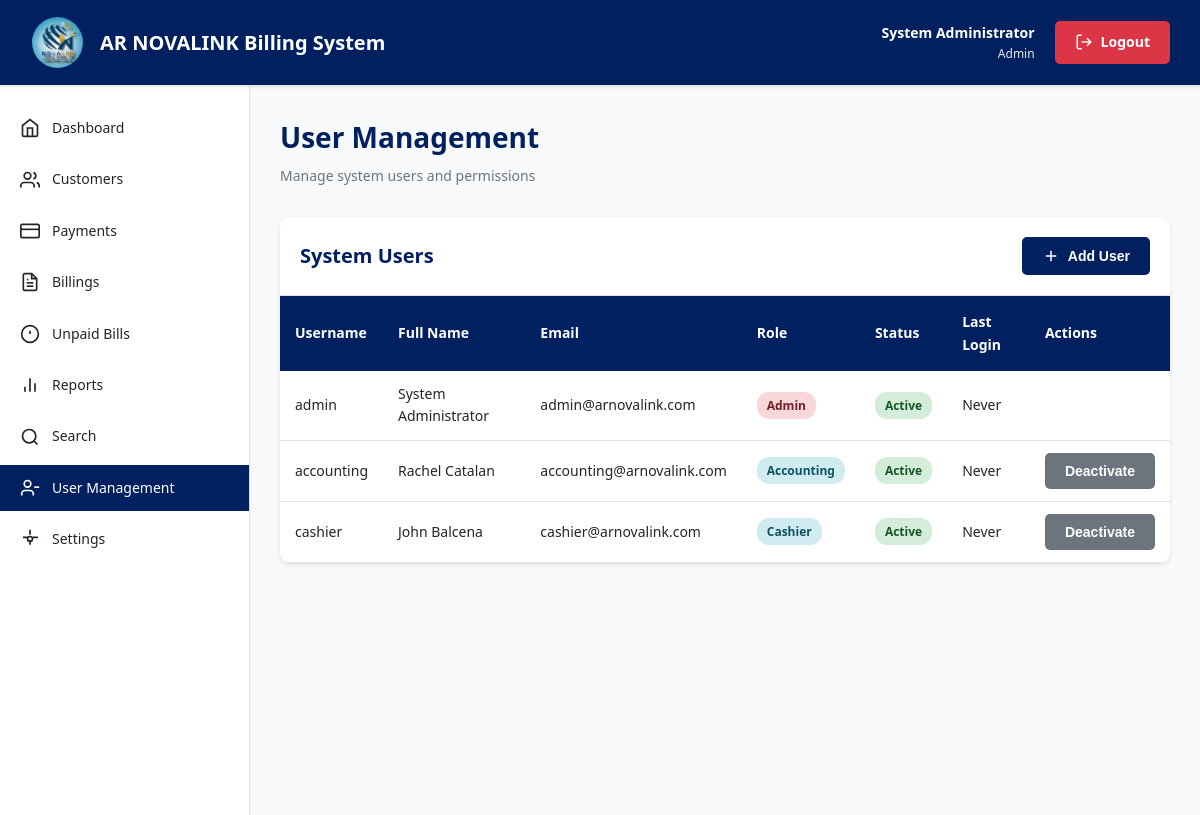
/users.php (signed in), run on the app's committed database.
### tables this page shows
CREATE TABLE users (
    user_id INT PRIMARY KEY AUTO_INCREMENT,
    username VARCHAR(50) UNIQUE NOT NULL,
    password VARCHAR(255) NOT NULL,
    full_name VARCHAR(100) NOT NULL,
    email VARCHAR(100),
    role ENUM('admin', 'accounting', 'cashier') NOT NULL,
    status ENUM('active', 'inactive') DEFAULT 'active',
    created_at TIMESTAMP DEFAULT CURRENT_TIMESTAMP,
    last_login TIMESTAMP NULL,
    INDEX idx_username (username),
    INDEX idx_role (role)
);

### users.php (the view, shortened to what this page needs)
<?php
$conn = getDBConnection();
$users = $conn->query("SELECT * FROM users ORDER BY created_at DESC");
?>
<!DOCTYPE html>
<html lang="en">
<head>
    <link rel="stylesheet" href="css/style.css">
</head>
<body>
    <?php include 'includes/header.php'; ?>
    <div class="container">
        <?php include 'includes/sidebar.php'; ?>
        <main class="main-content">
            <div class="page-header">
                <h1>User Management</h1>
                <p>Manage system users and permissions</p>
            </div>
            <div class="table-container">
                <div class="table-header">
                    <h2>System Users</h2>
                    <button onclick="openModal('addUserModal')" class="btn btn-primary">
                        <svg width="18" height="18" viewBox="0 0 24 24" fill="none" stroke="currentColor" stroke-width="2">
                            <line x1="12" y1="5" x2="12" y2="19"/>
                            <line x1="5" y1="12" x2="19" y2="12"/>
                        </svg>
                        Add User
                    </button>
                </div>
                <table>
                    <thead>
                        <tr>
                            <th>Username</th>
                            <th>Full Name</th>
                            <th>Email</th>
                            <th>Role</th>
                            <th>Status</th>
                            <th>Last Login</th>
                            <th>Actions</th>
                        </tr>
                    </thead>
                    <tbody>
                        <?php while ($user = $users->fetch_assoc()): ?>
                        <tr>
                            <td><?php echo htmlspecialchars($user['username']); ?></td>
                            <td><?php echo htmlspecialchars($user['full_name']); ?></td>
                            <td><?php echo htmlspecialchars($user['email'] ?? 'N/A'); ?></td>
                            <td>
                                <span class="badge badge-<?php echo $user['role'] == 'admin' ? 'danger' : 'info'; ?>">
                                    <?php echo ucfirst($user['role']); ?>
                                </span>
                            </td>
                            <td>
                                <span class="badge badge-<?php echo $user['status'] == 'active' ? 'success' : 'secondary'; ?>">
                                    <?php echo ucfirst($user['status']); ?>
                                </span>
                            </td>
                            <td><?php echo $user['last_login'] ? date('M d, Y H:i', strtotime($user['last_login'])) : 'Never'; ?></td>
                            <td>
                                <?php if ($user['user_id'] != $_SESSION['user_id']): ?>
                                <form method="POST" style="display: inline;">
                                    <button type="submit" class="btn btn-sm btn-secondary">
                                        <?php echo $user['status'] == 'active' ? 'Deactivate' : 'Activate'; ?>
                                    </button>
                                </form>
                                <?php endif; ?>
                            </td>
                        </tr>
                        <?php endwhile; ?>
                    </tbody>
                </table>
            </div>
        </main>
    </div>
</body>
</html>

### css/style.css (style rules this page uses)
:root { --primary-color: #002060; --primary-dark: #001540; --primary-light: #003080; --secondary-color: #0066cc; --success-color: #28a745; --danger-color: #dc3545; --warning-color: #ffc107; --info-color: #17a2b8; --light-gray: #f8f9fa; --medium-gray: #e9ecef; --dark-gray: #6c757d; --text-color: #212529; --border-color: #dee2e6; --white: #ffffff; --shadow: 0 2px 4px rgba(0, 0, 0, 0.1); --shadow-lg: 0 4px 8px rgba(0, 0, 0, 0.15); }
* { margin: 0; padding: 0; box-sizing: border-box; }
body { font-family: 'Segoe UI', Tahoma, Geneva, Verdana, sans-serif; font-size: 14px; line-height: 1.6; color: var(--text-color); background-color: var(--light-gray); }
.btn { display: inline-flex; align-items: center; justify-content: center; gap: 8px; padding: 10px 20px; border: none; border-radius: 5px; font-size: 14px; font-weight: 600; cursor: pointer; transition: all 0.3s ease; text-decoration: none; }
.btn svg { width: 18px; height: 18px; }
.btn-primary { background: var(--primary-color); color: var(--white); }
.btn-secondary { background: var(--dark-gray); color: var(--white); }
.container { display: flex; min-height: calc(100vh - 70px); }
.main-content { flex: 1; padding: 30px; overflow-y: auto; }
.page-header { margin-bottom: 30px; }
.page-header h1 { font-size: 28px; color: var(--primary-color); margin-bottom: 5px; }
.page-header p { color: var(--dark-gray); }
.table-container { background: var(--white); border-radius: 10px; box-shadow: var(--shadow); overflow: hidden; }
.table-header { display: flex; justify-content: space-between; align-items: center; padding: 20px; border-bottom: 1px solid var(--border-color); }
.table-header h2 { font-size: 20px; color: var(--primary-color); }
table { width: 100%; border-collapse: collapse; }
table thead { background: var(--primary-color); color: var(--white); }
table th { padding: 15px; text-align: left; font-weight: 600; }
table td { padding: 12px 15px; border-bottom: 1px solid var(--border-color); }
.badge { display: inline-block; padding: 4px 10px; border-radius: 12px; font-size: 12px; font-weight: 600; }
.badge-success { background: #d4edda; color: #155724; }
.badge-danger { background: #f8d7da; color: #721c24; }
.badge-info { background: #d1ecf1; color: #0c5460; }

### data on the page
users: username "admin", full_name "System Administrator", email "admin@arnovalink.com", role "Admin", status "Active", shows "Never"
users: username "accounting", full_name "Rachel Catalan", email "accounting@arnovalink.com", role "Accounting", status "Active", shows "Never", shows "Deactivate"
users: username "cashier", full_name "John Balcena", email "cashier@arnovalink.com", role "Cashier", status "Active", shows "Never", shows "Deactivate"

### other printed values
$_SESSION['full_name'] "System Administrator"
$_SESSION['role'] "Admin"
